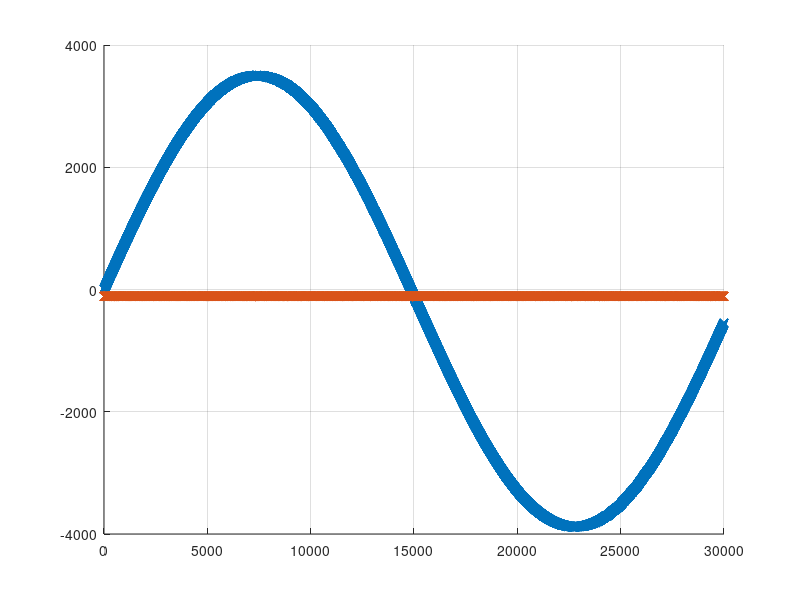

Here is the MATLAB script that generated this plot:
% Abre el archivo de texto para lectura
fid = fopen('test_11.dat', 'r');

% Ignora la primera l�nea
metadata= textscan(fgetl(fid), "Frecuencia_de_muestreo: %f Factor_de_sobremuestreo: %f Ciclos_de_promediacion: %f Divisor: %f");

K = metadata{2}; % Factor de sobremuestreo
N = metadata{3}; % Ciclos de promediacion
DIV = metadata{4};

fgetl(fid);

% Lee la segunda l�nea y separa los alores por comas
data = textscan(fgetl(fid), '%f', 'Delimiter', ',');

% Obtiene los valores de datos
values_chA = data{1}/(K*N/DIV);

% Ignora la primera l�nea
fgetl(fid);

% Lee la segunda l�nea y separa los valores por comas
data = textscan(fgetl(fid), '%f', 'Delimiter', ',');

% Obtiene los valores de datos
values_chB = data{1}/(K*N/DIV);

% Los escalo para verlos a los dos en la misma escala...
%values_chB = max(abs(values_chA))/max(abs(values_chB)) * values_chB;


% Cierra el archivo
fclose(fid);

% Grafica los valores
%figure;
hold on;
plot(values_chA,'-x');hold on;plot(values_chB,'-x');
grid on;

% Los guarda:
%publicationPrint6(gcf,10,10*1.5,'Medidas con driver (N = 1)','png',10)
